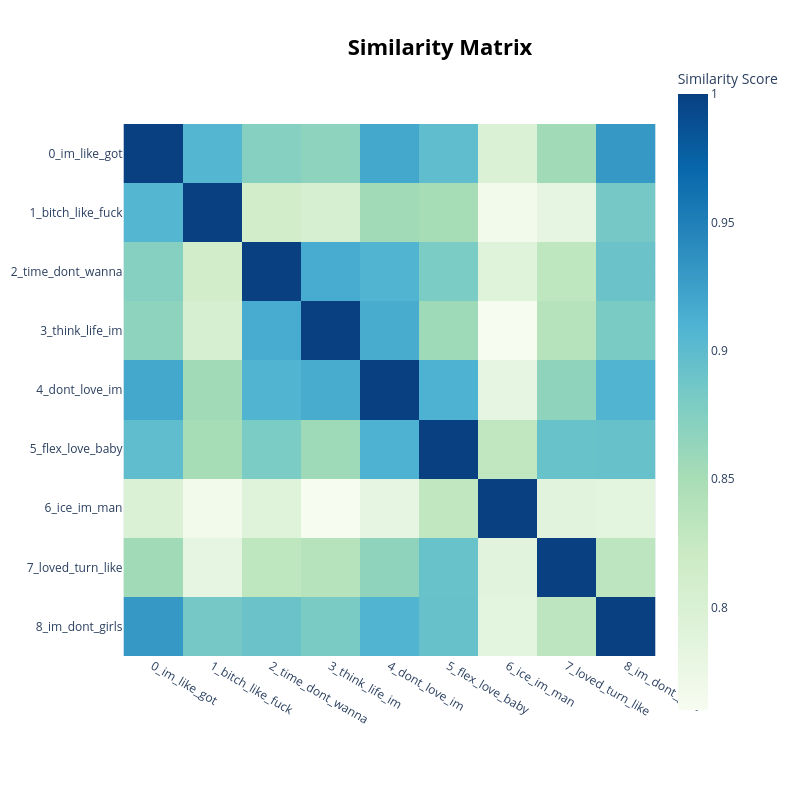

Notebook code for this chart:
### Code cell
#| code-summary: "Visualize topic embeddings' cosine similarities and look for clusters of topics"
topic_model.visualize_heatmap(
    use_ctfidf = False, # default False (by embeddings) / True (by cTF-IDF)
    #n_clusters = 8, # default None <- powerful! creates ordered CLUSTERS of similar topics
    top_n_topics = None, # default None
    custom_labels = True, # default False
)

### Figure 1 — Plotly figure (JSON) as saved in the notebook; plotly's stock layout.template omitted (floating-point values rounded to 4 significant figures)
{"data": [{"coloraxis": "coloraxis", "hovertemplate": "x: %{x}<br>y: %{y}<br>Similarity Score: %{z}<extra></extra>", "name": "0", "type": "heatmap", "x": ["0_im_like_got", "1_bitch_like_fuck", "2_time_dont_wanna", "3_think_life_im", "4_dont_love_im", "5_flex_love_baby", "6_ice_im_man", "7_loved_turn_like", "8_im_dont_girls"], "xaxis": "x", "y": ["0_im_like_got", "1_bitch_like_fuck", "2_time_dont_wanna", "3_think_life_im", "4_dont_love_im", "5_flex_love_baby", "6_ice_im_man", "7_loved_turn_like", "8_im_dont_girls"], "yaxis": "y", "z": [[1.0, 0.9058, 0.8734, 0.8673, 0.9184, 0.898, 0.7973, 0.8547, 0.9304], [0.9058, 1.0, 0.8131, 0.8032, 0.8545, 0.8512, 0.7674, 0.782, 0.8842], [0.8734, 0.8131, 1.0, 0.9156, 0.9077, 0.8801, 0.7915, 0.8317, 0.8905], [0.8673, 0.8032, 0.9156, 1.0, 0.9155, 0.8561, 0.76, 0.8381, 0.8806], [0.9184, 0.8545, 0.9077, 0.9155, 1.0, 0.9103, 0.7818, 0.8669, 0.9079], [0.898, 0.8512, 0.8801, 0.8561, 0.9103, 1.0, 0.8289, 0.8925, 0.8932], [0.7973, 0.7674, 0.7915, 0.76, 0.7818, 0.8289, 1.0, 0.7888, 0.7843], [0.8547, 0.782, 0.8317, 0.8381, 0.8669, 0.8925, 0.7888, 1.0, 0.8321], [0.9304, 0.8842, 0.8905, 0.8806, 0.9079, 0.8932, 0.7843, 0.8321, 1.0]]}], "layout": {"coloraxis": {"autocolorscale": false, "colorbar": {"title": {"text": "Similarity Score"}}, "colorscale": [[0, "rgb(247,252,240)"], [0.125, "rgb(224,243,219)"], [0.25, "rgb(204,235,197)"], [0.375, "rgb(168,221,181)"], [0.5, "rgb(123,204,196)"], [0.625, "rgb(78,179,211)"], [0.75, "rgb(43,140,190)"], [0.875, "rgb(8,104,172)"], [1, "rgb(8,64,129)"]]}, "height": 800, "hoverlabel": {"bgcolor": "white", "font": {"family": "Rockwell", "size": 16}}, "legend": {"title": {"text": "Trend"}}, "margin": {"t": 60}, "showlegend": true, "title": {"font": {"color": "Black", "size": 22}, "text": "<b>Similarity Matrix</b>", "x": 0.55, "xanchor": "center", "y": 0.95, "yanchor": "top"}, "width": 800, "xaxis": {"anchor": "y", "constrain": "domain", "domain": [0, 1], "scaleanchor": "y"}, "yaxis": {"anchor": "x", "autorange": "reversed", "constrain": "domain", "domain": [0, 1]}}}
